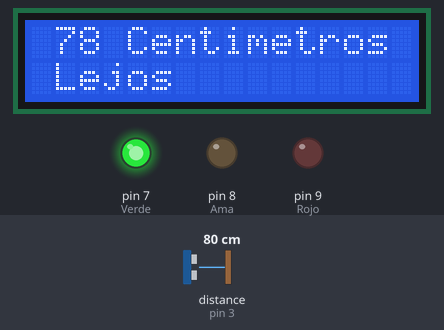
This sketch was run on a simulated Arduino Uno, built with avr-gcc and run on an emulated ATmega328P. Shown: 16×2 character LCD, output pins drawn as LEDs (lit = HIGH). Wiring (inferred from the names in the program): ultrasonic range finder: trigger pin 2; echo pin 3. Dashed ring = blinking. Inputs (shaded band) come from the test bench; at power-on: distance to the obstacle (sensor on pin 3) 80 cm. The echo pulse lasts 58.3 µs per cm; pins used as bus, display or sensor lines are not drawn; what the sketch prints to the serial monitor is not drawn.

Above: at 1.2 s.
1.3 s: distance to the obstacle (sensor on pin 3) set to 35 cm
At 1.9 s:
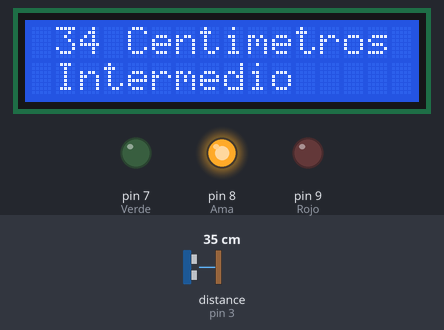
4.3 s: distance to the obstacle (sensor on pin 3) set to 2 cm
At 5.8 s:
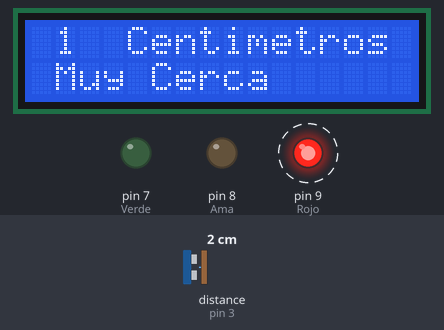
7.3 s: distance to the obstacle (sensor on pin 3) set to 53 cm
At 9.1 s:
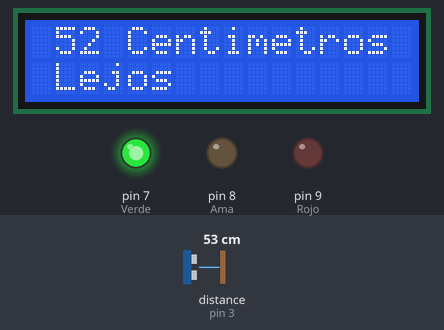
10.3 s: distance to the obstacle (sensor on pin 3) set to 60 cm
At 11.7 s:
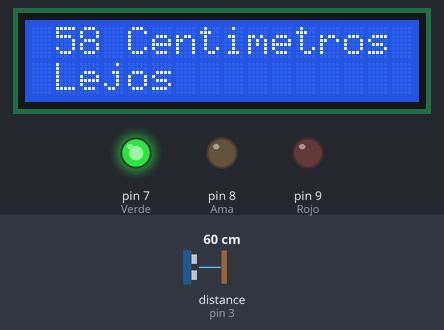
13.3 s: distance to the obstacle (sensor on pin 3) set to 18 cm
At 14.6 s:
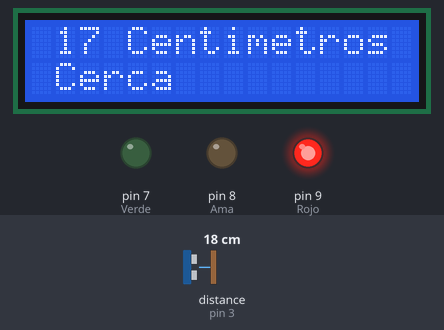
16.3 s: distance to the obstacle (sensor on pin 3) set to 120 cm
At 16.7 s:
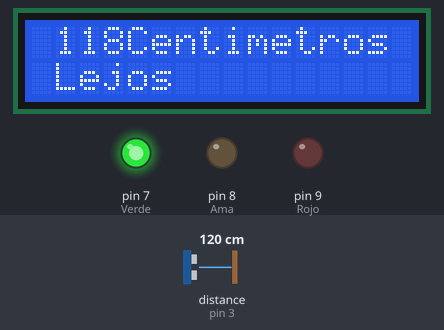
Timing chart, 0 to 19.3 s (numbered marks = the images above; inputs shaded):
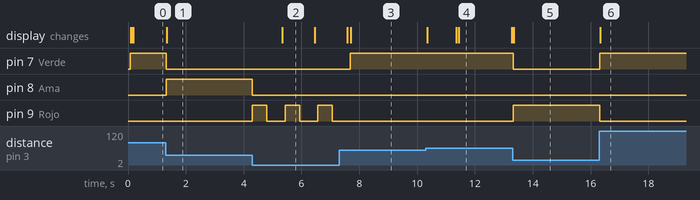

Measured:
- after the input at 1.3 s, pin 7 (Verde): HIGH → LOW at once; pin 8 (Ama): LOW → HIGH at once; the display: changes at once (image 1)
- after the input at 4.3 s, pin 8 (Ama): HIGH → LOW at once; pin 9 (Rojo): alternates HIGH for 0.50 s and LOW for 0.63 s, starting at once; the display: changes after 1.0 s (image 2)
- after the input at 7.3 s, pin 7 (Verde): LOW → HIGH after 0.39 s; pin 9 (Rojo): stops changing and stays LOW; the display: first differs from a run without the input after 0.41 s (image 3)
- after the input at 10.3 s, the display: changes after 0.05 s (image 4)
- after the input at 13.3 s, pin 7 (Verde): HIGH → LOW at once; pin 9 (Rojo): LOW → HIGH at once; the display: changes at once (image 5)
- after the input at 16.3 s, pin 7 (Verde): LOW → HIGH at once; pin 9 (Rojo): HIGH → LOW at once; the display: changes at once (image 6)
- what the display in image 2 shows lasts 1.2 s, from 5.3 s to 6.5 s

The sketch:

Laboratorio_5_-_Ultras_nico.ino
```cpp
#include <LiquidCrystal_I2C.h>

const int Trigger = 2;
const int Eco = 3;
int x = 0;

int Rojo = 9;
int Ama = 8;
int Verde = 7;

int a = 0;
int dir = 5;

LiquidCrystal_I2C lcd(0x27,16,2);

void setup()
{

  lcd.init();
  lcd.backlight();
  lcd.clear();

  Serial.begin(9600);

  pinMode(Trigger, OUTPUT);
  pinMode(Eco, INPUT);

  pinMode(Rojo, OUTPUT);
  pinMode(Ama, OUTPUT);
  pinMode(Verde, OUTPUT);

  digitalWrite(Rojo, LOW);
  digitalWrite(Ama, LOW);
  digitalWrite(Verde, LOW);

  digitalWrite(Trigger,LOW);

}

void loop()
{

  long t;
  long d;

  digitalWrite(Trigger,HIGH);
  delayMicroseconds(10);
  digitalWrite(Trigger,LOW);

  t = pulseIn(Eco,HIGH);
  d = t / 59;

  Serial.print(d);
  Serial.print(",");
  Serial.println(a);

  a+=dir;

  if(a==0){
  dir = 5;
  }

  if(a==180){
  dir = -5;
  }

   if(d>11 && d<20){ //Rojo
    digitalWrite(Rojo, HIGH);
    digitalWrite(Ama, LOW);
    digitalWrite(Verde, LOW);

    lcd.clear();
    lcd.setCursor(1,0);
    lcd.print(d);
    lcd.setCursor(4,0);
    lcd.print("Centimetros");

    lcd.setCursor(1,1);
    lcd.print("Cerca");
  }

  if(d>21 && d<50){ //Amarillo
    digitalWrite(Rojo, LOW);
    digitalWrite(Ama, HIGH);
    digitalWrite(Verde, LOW);

    lcd.clear();
    lcd.setCursor(1,0);
    lcd.print(d);
    lcd.setCursor(4,0);
    lcd.print("Centimetros");

    lcd.setCursor(1,1);
    lcd.print("Intermedio");

  }

  if(d>51 && d<150){ //Verde
    digitalWrite(Rojo, LOW);
    digitalWrite(Ama, LOW);
    digitalWrite(Verde, HIGH);

    lcd.clear();
    lcd.setCursor(1,0);
    lcd.print(d);
    lcd.setCursor(4,0);
    lcd.print("Centimetros");

    lcd.setCursor(1,1);
    lcd.print("Lejos");

  }

  if(d>0 && d<10){ //Rojo - Parpadea
    digitalWrite(Rojo, HIGH);
    digitalWrite(Ama, LOW);
    digitalWrite(Verde, LOW);
    delay(500);
    digitalWrite(Rojo, LOW);
    delay(500);

    lcd.clear();
    lcd.setCursor(1,0);
    lcd.print(d);
    lcd.setCursor(4,0);
    lcd.print("Centimetros");

    lcd.setCursor(1,1);
    lcd.print("Muy Cerca");


  delay(100);

 }
}
```
